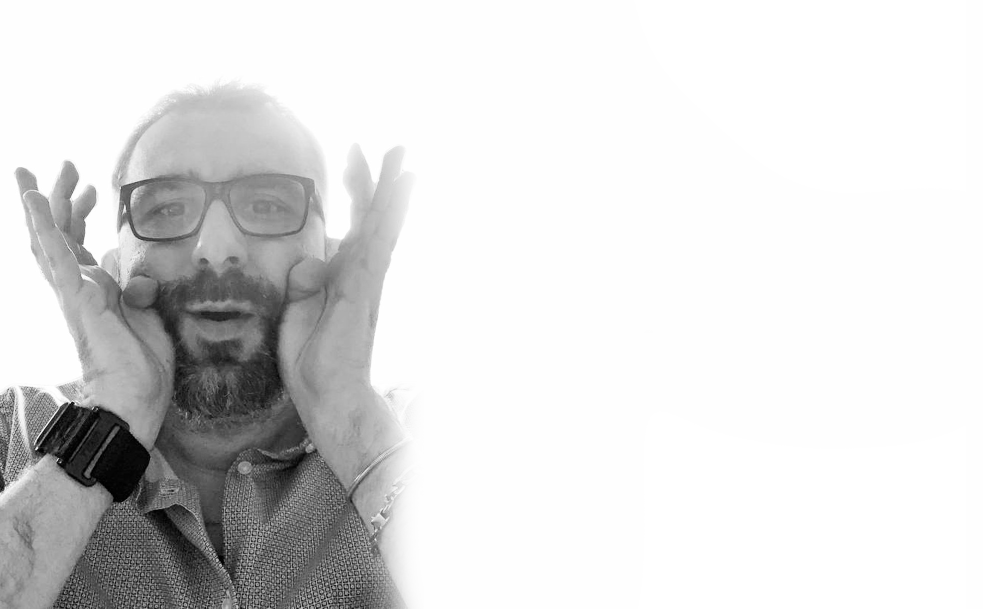
#> input picture templateAngolareDue.png, 1965 x 1217 px (shown at 1/2 size)
$ python MakeImage.py templateAngolare.png out.png   (older library calls are emulated)
#> lines starting #> are read from the running program, lines starting #| are printed output that depends on the picture
from posixpath import split
import sys
import random
from PIL import Image, ImageFont, ImageDraw
immagini = ["templateAngolare.png", "templateAngolareDue.png", "templateAngolareTre.png"]

my_image = Image.open(random.choice(immagini)).convert("RGBA")
font_size = 105
title_font = ImageFont.truetype('ED.TTF', font_size)
title_text = sys.argv[1]
textRectangle_width = 1965
textRectangle_height = 1217
def text_wrap(text, font, max_width):
        lines = []
        if font.getsize(text)[0]  <= max_width:
            lines.append(text)
        else:
            words = text.split(' ')
            i = 0
            while i < len(words):
                line = ''
                while i < len(words) and font.getsize(line + words[i])[0] <= max_width:
                    line = line + words[i]+ " "
                    i += 1
                if not line:
                    line = words[i]
                    i += 1
                lines.append(line)
        return lines

button_image = Image.new('RGBA', (textRectangle_width, textRectangle_height), "white") #sfondo
#> button_image: PIL image 1965x1217 RGBA; every value is 255
button_draw = ImageDraw.Draw(button_image)
# put text on image
size_width, size_height = button_draw.textsize(title_text, title_font)
#> size_width = 672; size_height = 124
#print(str(size_width) + " " + str(size_height))
testo = text_wrap(title_text, title_font, 940)
citMarco = "\n- Marco Farina"
testoFinale = "\""+"\n".join(testo)+"\""
edit_width, edit_height = button_draw.textsize(testoFinale, title_font)
#> edit_width = 775; edit_height = 124
if(edit_height <= 1000):
    button_draw.text((1000, textRectangle_height/2), testoFinale + citMarco, font=title_font, anchor="rm", fill="black", align='right')
else:
    #OUT OF BOX
    button_draw.text((1000, textRectangle_height/2), "Inserisci testi corti.", font=title_font, anchor="rm", fill="black", align='right')

my_image.paste(button_image, (881, 0))
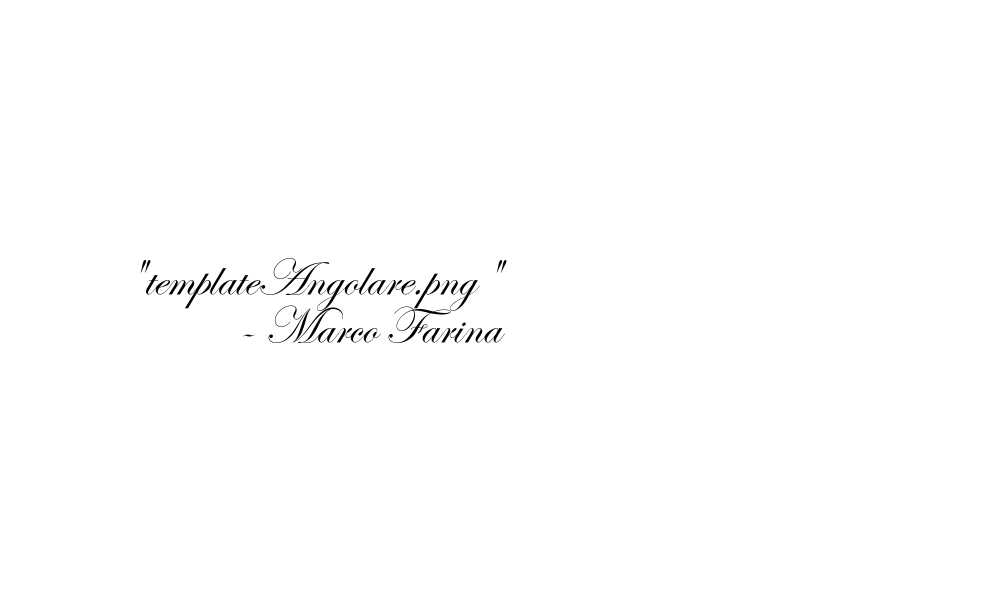
#> button_image: PIL image 1965x1217 RGBA (shown at 1/2 size); mean R, G, B, A 253.7, 253.7, 253.7, 255
my_image.save(sys.argv[2])

$ run again, with template.png copied over templateAngolareDue.png
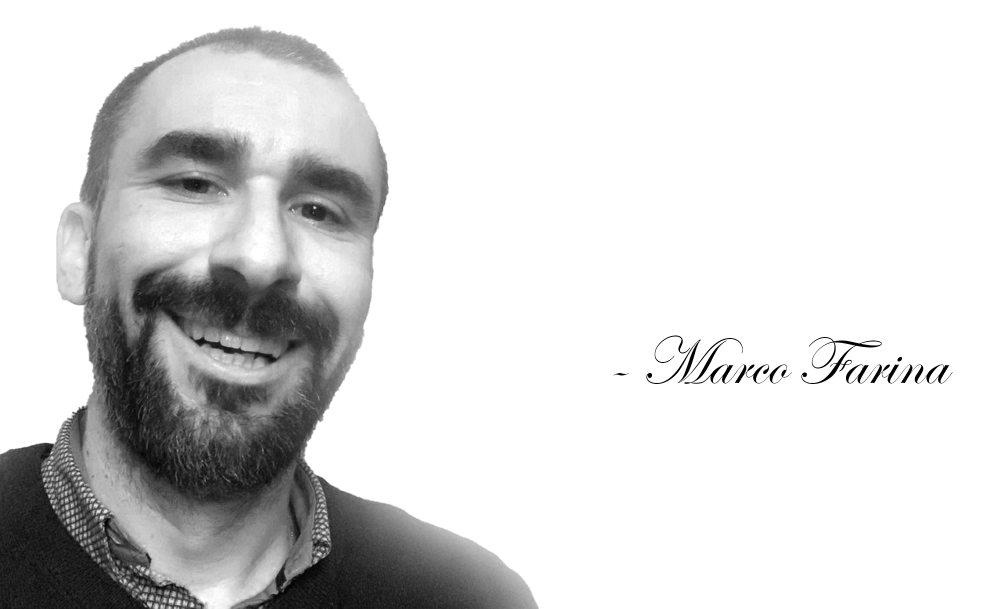
#> input picture template.png, 1965 x 1217 px (shown at 1/2 size)
#> size_width = 672; size_height = 124
#> edit_width = 775; edit_height = 124
#> `my_image.paste(button_image, (881, 0))`:
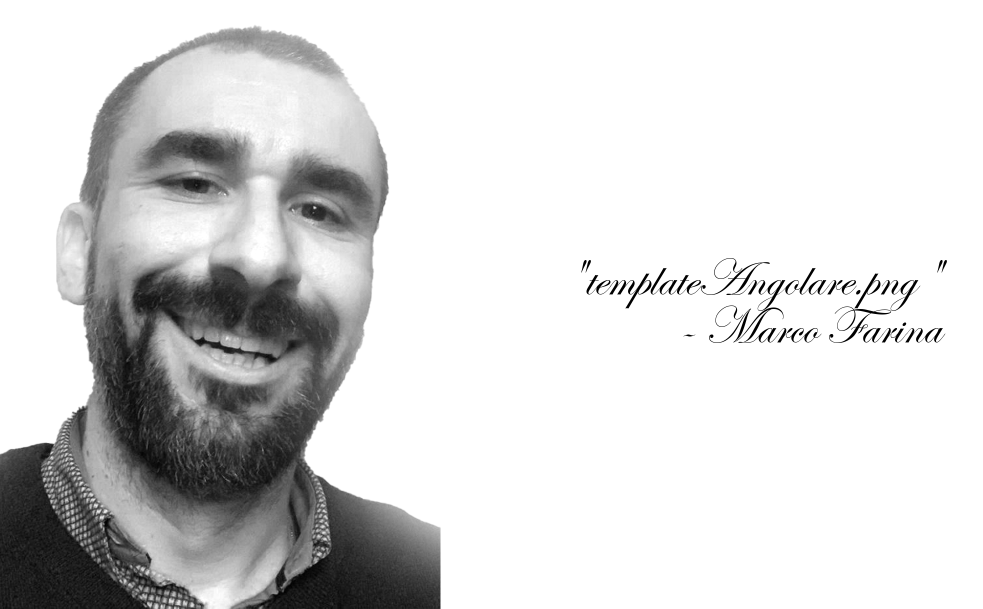
#> my_image: PIL image 1965x1217 RGBA (shown at 1/2 size); mean R, G, B, A 216.1, 216.1, 216.1, 255
